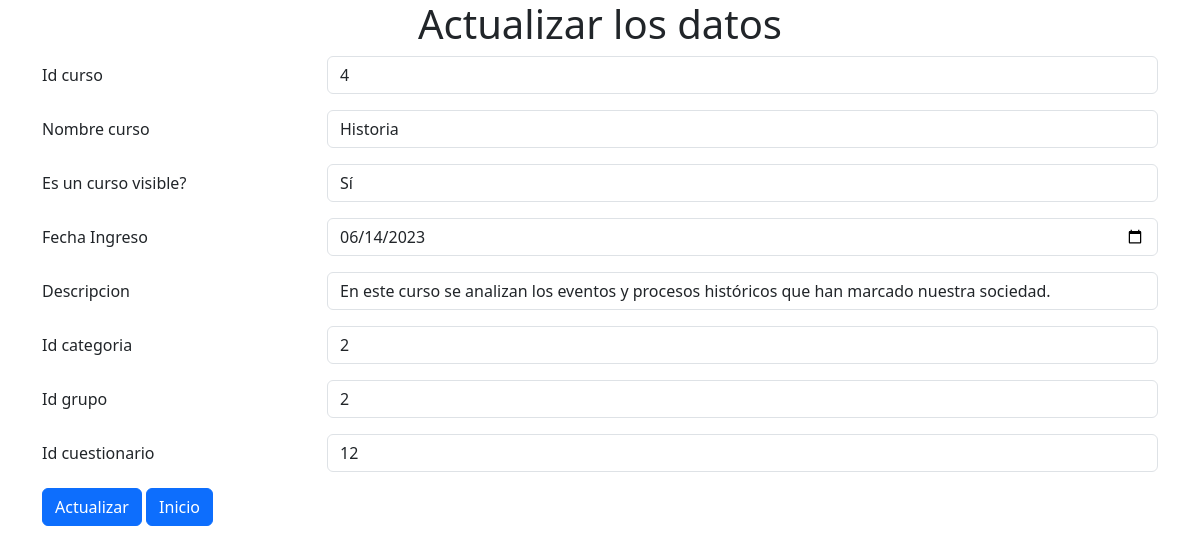
Page /edit.php?id_curso=4 on the committed database.
### tables this page shows
CREATE TABLE IF NOT EXISTS `curso` (
  `id_curso` int(11) NOT NULL,
  `nombre_curso` varchar(100) NOT NULL,
  `visible` varchar(2) NOT NULL DEFAULT 'Si',
  `fecha_ingreso` datetime DEFAULT current_timestamp(),
  `descripcion` varchar(1000) DEFAULT NULL,
  `id_categoria` int(11) NOT NULL,
  `id_grupo` int(11) NOT NULL,
  `id_cuestionario` int(11) NOT NULL,
  PRIMARY KEY (`id_curso`) USING BTREE
);

### edit.php (the view, shortened to what this page needs)
<?php
include("conexion.php");
mysqli_set_charset($conection, "utf8");
$id_curso = $_GET['id_curso'];
$sql = "select * from curso where id_curso=$id_curso";
$query = mysqli_query($conection, $sql);
$row = mysqli_fetch_array($query)
?>
<!doctype html>
<html lang="es">
<head>
    <link rel="stylesheet" href="https://cdn.jsdelivr.net/npm/bootstrap@5.3.0/dist/css/bootstrap.min.css">
</head>
<body>
    <div class="container">
        <h1 class="text-center">Actualizar los datos</h1>
        <form action="update.php" method="post">
            <div class="row mb-3">
                <label for="id_curso" class="col-sm-3 col-form-label">Id curso</label>
                <div class="col-sm-9">
                    <input type="number" class="form-control" id="id_curso" name="id_curso" value=<?php echo $id_curso ?> readonly>
                </div>
            </div>
            <div class="row mb-3">
                <label for="nombre_curso" class="col-sm-3 col-form-label">Nombre curso</label>
                <div class="col-sm-9">
                    <input type="text" class="form-control" id="nombre_curso" name="nombre_curso" value="<?php echo $row['nombre_curso'] ?>">
                </div>
            </div>
            <div class="row mb-3">
                <label for="visible" class="col-sm-3 col-form-label">Es un curso visible?</label>
                <div class="col-sm-9">
                    <select class="form-control" id="visible" name="visible">
                        <option value="Si" <?php if ($row['visible'] == 'Si') {
                                                echo 'selected';
                                            } ?>>Sí</option>
                    </select>
                </div>
            </div>
            <div class="row mb-3">
                <label for="fecha_ingreso" class="col-sm-3 col-form-label">Fecha Ingreso</label>
                <div class="col-sm-9">
                    <input type="date" class="form-control" id="fecha_ingreso" name="fecha_ingreso" value=<?php echo $row['fecha_ingreso'] ?>>
                </div>
            </div>
            <div class="row mb-3">
                <label for="descripcion" class="col-sm-3 col-form-label">Descripcion</label>
                <div class="col-sm-9">
                    <input type="text" class="form-control" id="descripcion" name="descripcion" value="<?php echo $row['descripcion'] ?>">
                </div>
            </div>
            <div class="row mb-3">
                <label for="id_categoria" class="col-sm-3 col-form-label">Id categoria</label>
                <div class="col-sm-9">
                    <input type="number" class="form-control" id="id_categoria" name="id_categoria" value=<?php echo $row['id_categoria'] ?>>
                </div>
            </div>
            <div class="row mb-3">
                <label for="id_grupo" class="col-sm-3 col-form-label">Id grupo</label>
                <div class="col-sm-9">
                    <input type="number" class="form-control" id="id_grupo" name="id_grupo" value=<?php echo $row['id_grupo'] ?>>
                </div>
            </div>
            <div class="row mb-3">
                <label for="id_cuestionario" class="col-sm-3 col-form-label">Id cuestionario</label>
                <div class="col-sm-9">
                    <input type="number" class="form-control" id="id_cuestionario" name="id_cuestionario" value=<?php echo $row['id_cuestionario'] ?>>
                </div>
            </div>
            <button type="submit" class="btn btn-primary" onclick="return confirm('¿Estás seguro de que quieres guardar los cambios?')">Actualizar</button>
            <a href="index.php" class="btn btn-primary" onclick="return confirm('¿Estás seguro de que quieres regresar al inicio')">Inicio</a>
        </form>
</body>
</html>

### rows in the picture
curso: nombre_curso "Historia", visible "Sí", descripcion "En este curso se analizan los eventos y procesos históricos que han marcado nuestra sociedad.", id_categoria "2", id_grupo "2", id_cuestionario "12"
